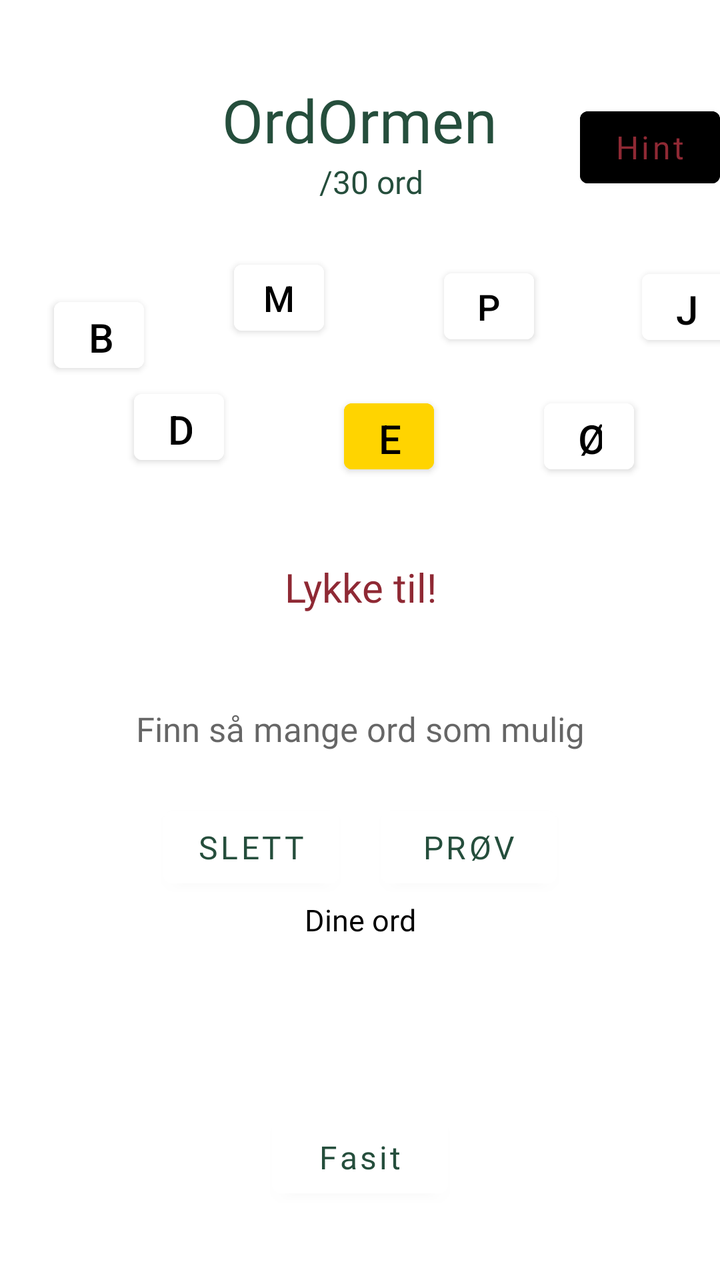
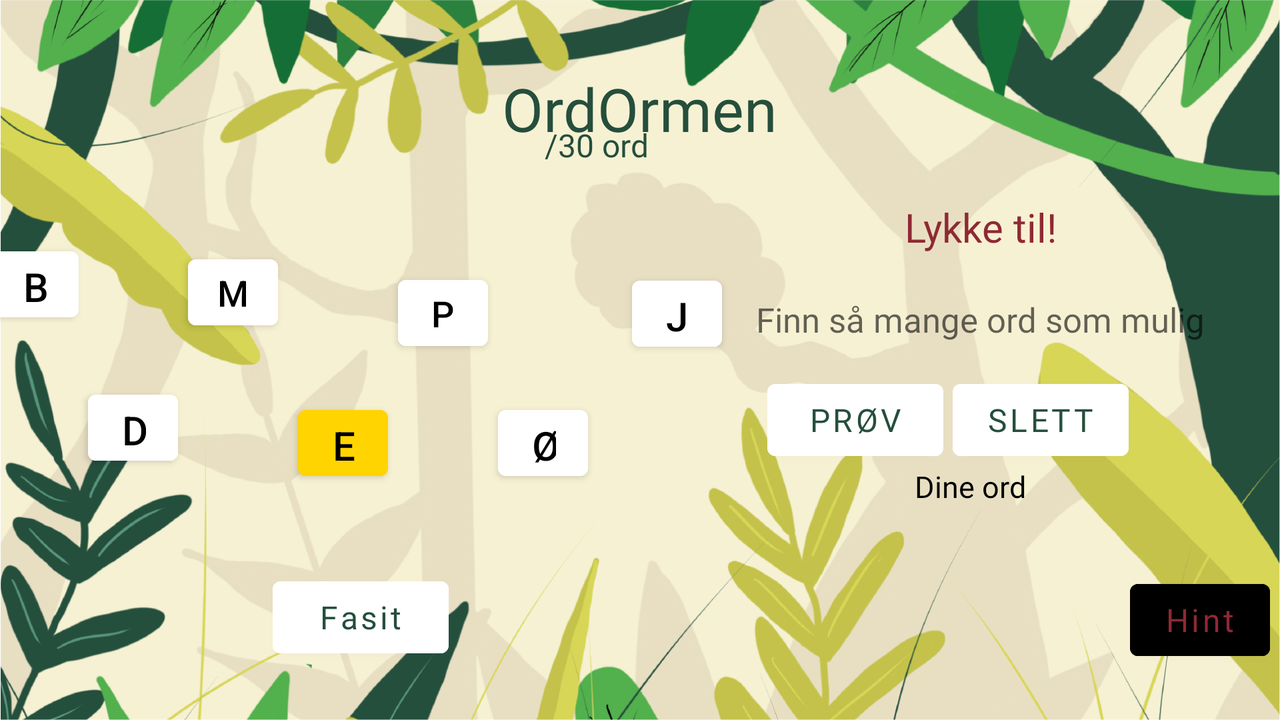

The same Android screen from two of the app's own layout files: first res/layout/ as a phone draws it, then the repository's variant for another configuration, drawn on a device whose configuration selects that folder. Both files follow.
<!-- AndroidManifest.xml: application theme Theme.OrdOrmen2 -->
<!-- res/layout/activity_main.xml -->
<?xml version="1.0" encoding="utf-8"?>
<androidx.constraintlayout.widget.ConstraintLayout xmlns:android="http://schemas.android.com/apk/res/android"
    xmlns:app="http://schemas.android.com/apk/res-auto"
    xmlns:tools="http://schemas.android.com/tools"
    android:layout_width="match_parent"
    android:layout_height="match_parent"
    android:background="@drawable/ordormenback"
    android:fillViewport="true"
    tools:context=".MainActivity">


    <androidx.constraintlayout.widget.ConstraintLayout
        android:id="@+id/buttonsLayout"
        android:layout_width="match_parent"
        android:layout_height="wrap_content"
        android:layout_alignParentBottom="true"
        android:orientation="vertical"
        app:layout_constraintBottom_toBottomOf="parent"
        app:layout_constraintStart_toStartOf="parent"
        app:layout_constraintTop_toTopOf="parent"
        app:layout_constraintVertical_bias="0.718">

    </androidx.constraintlayout.widget.ConstraintLayout>

    <TextView
        android:id="@+id/overskrift"
        style="@style/title"
        android:text="@string/app_name"
        android:layout_marginStart="0dp"
        android:layout_marginTop="0dp"
        android:layout_marginBottom="33dp"
        app:layout_constraintBottom_toBottomOf="parent"
        app:layout_constraintStart_toStartOf="parent"
        app:layout_constraintTop_toTopOf="parent"/>

    <TextView
        android:id="@+id/feilmelding"
        style="@style/tilbakemeldinger"
        android:text="@string/feilmelding0"
        android:layout_marginStart="0dp"
        android:layout_marginTop="280dp"
        android:layout_marginBottom="33dp"
        app:layout_constraintBottom_toBottomOf="parent"
        app:layout_constraintStart_toStartOf="parent"
        app:layout_constraintTop_toTopOf="parent"/>

    <Button
        android:id="@+id/buttonDelete"
        style="@style/delete"
        android:text="@string/slett"
        android:layout_marginStart="0dp"
        android:layout_marginTop="240dp"
        android:layout_marginBottom="33dp"
        app:layout_constraintBottom_toBottomOf="parent"
        app:layout_constraintStart_toStartOf="parent"
        app:layout_constraintTop_toTopOf="parent"/>

    <Button
        android:id="@+id/buttonCheck"
        style="@style/prov"
        android:text="@string/prov"
        android:layout_marginStart="0dp"
        android:layout_marginTop="240dp"
        android:layout_marginBottom="33dp"
        app:layout_constraintBottom_toBottomOf="parent"
        app:layout_constraintStart_toStartOf="parent"
        app:layout_constraintTop_toTopOf="parent"/>

    <TextView
        android:id="@+id/dineOrd"
        style="@style/dineOrd"
        android:text="@string/dineOrd"
        android:layout_marginStart="0dp"
        android:layout_marginTop="50dp"
        android:layout_marginBottom="-800dp"
        app:layout_constraintBottom_toBottomOf="@id/fasiten"
        app:layout_constraintStart_toStartOf="parent"/>

    <Button
        android:id="@+id/buttonHint"
        style="@style/questionMark"
        android:layout_marginStart="290dp"
        android:layout_marginTop="-460dp"
        android:layout_marginBottom="33dp"
        android:text="@string/sprs"
        app:layout_constraintBottom_toBottomOf="parent"
        app:layout_constraintStart_toStartOf="parent"
        android:layout_width="70dp"
        android:layout_height="wrap_content"
        app:layout_constraintTop_toTopOf="parent" />

    <Button
        android:id="@+id/fasiten"
        style="@style/fasit"
        android:layout_marginStart="0dp"
        android:layout_marginTop="550dp"
        android:layout_marginBottom="33dp"
        app:layout_constraintBottom_toBottomOf="parent"
        app:layout_constraintStart_toStartOf="parent"
        app:layout_constraintTop_toTopOf="parent"
        android:text="@string/fasit" />

    <TextView
        android:id="@+id/inputText"
        style="@style/finnOrd"
        android:hint="@string/finnOrd"
        android:inputType="textPersonName"
        android:layout_marginStart="0dp"
        android:layout_marginTop="60dp"
        android:layout_marginBottom="33dp"
        app:layout_constraintBottom_toBottomOf="parent"
        app:layout_constraintStart_toStartOf="parent"
        app:layout_constraintTop_toTopOf="parent"/>


    <Button
        android:id="@+id/buttonB"
        style="@style/bokstavenB"
        android:text="@string/b"
        android:textColor="@color/black"
        app:layout_constraintTop_toTopOf="@id/fasiten"
        android:layout_marginBottom="0dp"
        android:layout_marginLeft="-55dp"
        android:layout_marginTop="-410dp"
        app:layout_constraintStart_toStartOf="@id/buttonDelete"
       />

    <Button
        android:id="@+id/buttonJ"
        style="@style/bokstavenJ"
        android:text="@string/j"
        android:layout_marginStart="210dp"
        android:layout_marginTop="-65dp"
        app:layout_constraintStart_toStartOf="@id/overskrift"
        app:layout_constraintTop_toTopOf="@id/buttonO"/>

    <Button
        android:id="@+id/buttonP"
        style="@style/bokstavenP"
        android:text="@string/p"
        android:layout_marginStart="50dp"
        android:layout_marginTop="55dp"
        app:layout_constraintBottom_toBottomOf="@id/overskrift"
        app:layout_constraintStart_toStartOf="@id/buttonE" />

    <Button
        android:id="@+id/buttonO"
        style="@style/bokstavenO"
        android:text="@string/o"
        android:layout_marginStart="50dp"
        android:layout_marginTop="130dp"
        app:layout_constraintBottom_toBottomOf="@id/buttonP"
        app:layout_constraintStart_toStartOf="@id/buttonP"
        app:layout_constraintTop_toTopOf="@id/buttonP"/>

    <Button
        android:id="@+id/buttonE"
        style="@style/bokstavenE"
        android:text="@string/e"
        android:layout_marginStart="55dp"
        android:layout_marginTop="65dp"
        android:layout_marginBottom="0dp"
        app:layout_constraintStart_toStartOf="@id/buttonM"
        app:layout_constraintTop_toTopOf="@id/buttonP"/>

    <Button
        android:id="@+id/buttonD"
        style="@style/bokstavenD"
        android:text="@string/d"
        android:layout_marginStart="40dp"
        android:layout_marginTop="80dp"
        android:layout_marginBottom="0dp"
        app:layout_constraintBottom_toBottomOf="@id/buttonM"
        app:layout_constraintStart_toStartOf="@id/buttonB" />


    <Button
        android:id="@+id/buttonM"
        style="@style/bokstavenM"
        android:text="@string/m"
        android:layout_marginStart="50dp"
        android:layout_marginTop="-65dp"
        android:layout_marginBottom="0dp"
        app:layout_constraintStart_toStartOf="@id/buttonD"
        app:layout_constraintTop_toTopOf="@id/buttonD"/>

    <androidx.constraintlayout.widget.Guideline
        android:id="@+id/guideline2"
        android:layout_width="wrap_content"
        android:layout_height="wrap_content"
        android:orientation="vertical"
        app:layout_constraintGuide_begin="205dp" />

    <androidx.constraintlayout.widget.Constraints
        android:id="@+id/constraints"
        android:layout_width="match_parent"
        android:layout_height="match_parent"
        android:orientation="vertical" />

    <ImageView
        android:id="@+id/imageView"
        style="@style/flagg"
        android:layout_marginBottom="-30dp"
        android:layout_marginRight="-3dp"
        android:src="@drawable/flagg"
        app:layout_constraintBottom_toBottomOf="@id/sprak"
        app:layout_constraintLeft_toLeftOf="@id/fasiten"
        app:layout_constraintEnd_toEndOf="@id/sprak" />

    <TextView
        android:id="@+id/sprak"
        style="@style/sprak"
        android:text="@string/language"
        android:layout_marginStart="25dp"
        android:layout_marginTop="100dp"
        android:layout_marginBottom="40dp"
        app:layout_constraintBottom_toBottomOf="@id/fasiten"
        app:layout_constraintStart_toStartOf="parent" />


    <ImageView
        android:id="@+id/ormen"
        style="@style/ormen"
        android:src="@drawable/ormen"
        android:layout_marginStart="40dp"
        android:layout_marginTop="90dp"
        android:layout_marginBottom="330dp"
        app:layout_constraintBottom_toBottomOf="parent"
        app:layout_constraintStart_toStartOf="parent"
        app:layout_constraintTop_toTopOf="parent"/>

    <TextView
        android:id="@+id/antallOrd"
        style="@style/antallOrd"
        android:text="@string/antallOrd"
        android:layout_marginStart="-100dp"
        android:layout_marginTop="80dp"
        android:layout_marginBottom="-20dp"
        app:layout_constraintBottom_toBottomOf="@id/overskrift"
        app:layout_constraintStart_toStartOf="@id/overskrift" />

    <ListView
        android:id="@+id/ordFunnet"
        android:layout_width="200dp"
        android:layout_height="61dp"
        android:layout_marginStart="104dp"
        android:layout_marginBottom="80dp"
        app:layout_constraintBottom_toBottomOf="parent"
        app:layout_constraintStart_toStartOf="parent" />


</androidx.constraintlayout.widget.ConstraintLayout>
<!-- resources referenced by this layout -->
<resources>
  <color name="black">#FF000000</color>
  <string name="antallOrd">/30 ord</string>
  <string name="app_name">OrdOrmen</string>
  <string name="b">B</string>
  <string name="d">D</string>
  <string name="dineOrd">Dine ord</string>
  <string name="e">E</string>
  <string name="fasit">Fasit</string>
  <string name="feilmelding0">Lykke til!</string>
  <string name="finnOrd">Finn så mange ord som mulig</string>
  <string name="j">J</string>
  <string name="language">Norsk</string>
  <string name="m">M</string>
  <string name="o">Ø</string>
  <string name="p">P</string>
  <string name="prov">Prøv</string>
  <string name="slett">Slett</string>
  <string name="sprs">Hint</string>
  <style name="bokstavenB">
          <item name="android:layout_width">45dp</item>
          <item name="android:layout_height">45dp</item>
          <item name="android:textColor">@color/black</item>
          <item name="android:backgroundTint">@color/white</item>
          <item name="android:textSize">20dp</item>
          <item name="android:buttonCornerRadius">100dp</item>
          <item name="layout_constraintVertical_bias">0.220</item>
          <item name="layout_constraintHorizontal_bias">0.11</item>
  
      </style>
  <style name="bokstavenD">
          <item name="android:layout_width">45dp</item>
          <item name="android:layout_height">45dp</item>
          <item name="android:textColor">@color/black</item>
          <item name="android:backgroundTint">@color/white</item>
          <item name="android:textSize">20dp</item>
          <item name="android:buttonCornerRadius">100dp</item>
          <item name="layout_constraintLeft_toRightOf">@+id/buttonP</item>
          <item name="layout_constraintTop_toBottomOf">@+id/buttonP</item>
          <item name="android:layout_marginStart">5dp</item>
          <item name="android:layout_marginTop">20dp</item>
      </style>
  <style name="sprak">
          <item name="android:layout_width">wrap_content</item>
          <item name="android:layout_height">wrap_content</item>
          <item name="android:layout_marginBottom">40dp</item>
          <item name="android:textColor">@color/white</item>
          <item name="android:adjustViewBounds">true</item>
          <item name="layout_constraintBottom_toBottomOf">@+id/fasiten</item>
          <item name="layout_constraintHorizontal_bias">0.05</item>
          <item name="layout_constraintLeft_toLeftOf">parent</item>
          <item name="layout_constraintRight_toRightOf">parent</item>
      </style>
  <style name="tilbakemeldinger">
          <item name="android:layout_width">match_parent</item>
          <item name="android:layout_height">match_parent</item>
          <item name="android:textSize">20dp</item>
          <item name="fontFamily">@font/bakso_sapi</item>
          <item name="android:textColor">@color/red</item>
          <item name="android:textAlignment">center</item>
          <item name="android:layout_marginTop">325dp</item>
      </style>
  <style name="Theme.OrdOrmen2" parent="Theme.MaterialComponents.DayNight.DarkActionBar">
          
          <item name="colorPrimary">@color/purple_500</item>
          <item name="colorPrimaryVariant">@color/purple_700</item>
          <item name="colorOnPrimary">@color/white</item>
          
          <item name="colorSecondary">@color/teal_200</item>
          <item name="colorSecondaryVariant">@color/teal_700</item>
          <item name="colorOnSecondary">@color/black</item>
          
          <item name="android:statusBarColor" tools:targetApi="l">?attr/colorPrimaryVariant</item>
          
      </style>
  <color name="green">#254E3C</color>
  <color name="white">#FFFFFFFF</color>
  <color name="yellow">#FFD400</color>
  <color name="red">#8F2934</color>
  <color name="purple_500">#FF6200EE</color>
  <color name="purple_700">#FF3700B3</color>
  <color name="teal_200">#FF03DAC5</color>
  <color name="teal_700">#FF018786</color>
</resources>
<!-- res/layout-land/activity_main.xml (the repository's variant of the layout above) -->
<!-- drawn on the phone turned sideways -->
<?xml version="1.0" encoding="utf-8"?>
<androidx.constraintlayout.widget.ConstraintLayout xmlns:android="http://schemas.android.com/apk/res/android"
    android:layout_width="match_parent"
    android:layout_height="match_parent">

    <androidx.constraintlayout.widget.ConstraintLayout xmlns:android="http://schemas.android.com/apk/res/android"
        xmlns:app="http://schemas.android.com/apk/res-auto"
        xmlns:tools="http://schemas.android.com/tools"
        android:layout_width="match_parent"
        android:layout_height="match_parent"
        android:background="@drawable/ordomen_liggende_bakgrunn"
        android:fillViewport="true"
        tools:context=".MainActivity">


        <androidx.constraintlayout.widget.ConstraintLayout
            android:id="@+id/buttonsLayout"
            android:layout_width="match_parent"
            android:layout_height="wrap_content"
            android:layout_alignParentBottom="true"
            android:orientation="vertical"
            app:layout_constraintBottom_toBottomOf="parent"
            app:layout_constraintStart_toStartOf="parent"
            app:layout_constraintTop_toTopOf="parent"
            app:layout_constraintVertical_bias="0.718">

        </androidx.constraintlayout.widget.ConstraintLayout>

        <TextView
            android:id="@+id/overskrift"
            style="@style/title"
            android:text="@string/app_name"
            android:layout_marginStart="0dp"
            android:layout_marginTop="15dp"
            android:layout_marginBottom="33dp"
            app:layout_constraintBottom_toBottomOf="parent"
            app:layout_constraintStart_toStartOf="parent"
            app:layout_constraintTop_toTopOf="parent"/>

        <TextView
            android:id="@+id/feilmelding"
            style="@style/tilbakemeldinger"
            android:text="@string/feilmelding0"
            android:layout_marginStart="340dp"
            android:layout_marginTop="100dp"
            android:layout_marginBottom="0dp"
            app:layout_constraintBottom_toBottomOf="parent"
            app:layout_constraintStart_toStartOf="parent"
            app:layout_constraintTop_toTopOf="parent"/>

        <Button
            android:id="@+id/buttonHint"
            style="@style/questionMark"
            android:layout_marginStart="560dp"
            android:layout_marginTop="260dp"
            android:text="@string/sprs"
            app:layout_constraintBottom_toBottomOf="parent"
            app:layout_constraintStart_toStartOf="parent"
            android:layout_width="70dp"
            android:layout_height="wrap_content"
            app:layout_constraintTop_toTopOf="parent" />

        <Button
            android:id="@+id/buttonDelete"
            style="@style/delete"
            android:text="@string/slett"
            android:layout_marginStart="60dp"
            android:layout_marginTop="60dp"
            android:layout_marginBottom="0dp"
            app:layout_constraintBottom_toBottomOf="parent"
            app:layout_constraintStart_toStartOf="@id/buttonCheck"
            app:layout_constraintTop_toTopOf="parent"/>

        <Button
            android:id="@+id/buttonCheck"
            style="@style/prov"
            android:text="@string/prov"
            android:layout_marginStart="-10dp"
            android:layout_marginTop="130dp"
            android:layout_marginBottom="70dp"
            app:layout_constraintBottom_toBottomOf="parent"
            app:layout_constraintStart_toStartOf="parent"
            app:layout_constraintTop_toTopOf="parent"/>

        <TextView
            android:id="@+id/dineOrd"
            style="@style/dineOrd"
            android:text="@string/dineOrd"
            android:layout_marginStart="330dp"
            android:layout_marginTop="-70dp"
            android:layout_marginBottom="-600dp"
            app:layout_constraintBottom_toBottomOf="@id/feilmelding"
            app:layout_constraintStart_toStartOf="parent"/>

        <Button
            android:id="@+id/fasiten"
            style="@style/fasit"
            android:layout_marginStart="-280dp"
            android:layout_marginTop="290dp"
            android:layout_marginBottom="33dp"
            app:layout_constraintBottom_toBottomOf="parent"
            app:layout_constraintStart_toStartOf="parent"
            app:layout_constraintTop_toTopOf="parent"
            android:text="@string/fasit" />


        android:layout_width="match_parent"
        android:layout_height="match_parent"
        android:id="@+id/constraintLayout2">

        <TextView
            android:id="@+id/inputText"
            style="@style/finnOrd"
            android:hint="@string/finnOrd"
            android:inputType="textPersonName"
            android:layout_marginLeft="340dp"
            android:layout_marginTop="-50dp"
            android:layout_marginBottom="33dp"
            app:layout_constraintBottom_toBottomOf="parent"
            app:layout_constraintStart_toStartOf="parent"
            app:layout_constraintTop_toTopOf="parent"/>


        <Button
            android:id="@+id/buttonB"
            style="@style/bokstavenB"
            android:text="@string/b"
            android:textColor="@color/black"
            app:layout_constraintTop_toTopOf="@id/fasiten"
            android:layout_marginLeft="-390dp"
            android:layout_marginTop="-178dp"
            android:layout_marginBottom="-20dp"
            app:layout_constraintBottom_toBottomOf="@id/ormen"
            app:layout_constraintStart_toStartOf="@id/buttonCheck"
            />

        <Button
            android:id="@+id/buttonJ"
            style="@style/bokstavenJ"
            android:text="@string/j"
            android:layout_marginStart="65dp"
            android:layout_marginTop="-65dp"
            app:layout_constraintStart_toStartOf="@id/overskrift"
            app:layout_constraintTop_toTopOf="@id/buttonO"/>

        <Button
            android:id="@+id/buttonP"
            style="@style/bokstavenP"
            android:text="@string/p"
            android:layout_marginStart="50dp"
            android:layout_marginTop="70dp"
            app:layout_constraintBottom_toBottomOf="@id/overskrift"
            app:layout_constraintStart_toStartOf="@id/buttonE" />

        <Button
            android:id="@+id/buttonO"
            style="@style/bokstavenO"
            android:text="@string/o"
            android:layout_marginStart="50dp"
            android:layout_marginTop="130dp"
            app:layout_constraintBottom_toBottomOf="@id/buttonP"
            app:layout_constraintStart_toStartOf="@id/buttonP"
            app:layout_constraintTop_toTopOf="@id/buttonP"/>

        <Button
            android:id="@+id/buttonE"
            style="@style/bokstavenE"
            android:text="@string/e"
            android:layout_marginStart="55dp"
            android:layout_marginTop="65dp"
            android:layout_marginBottom="0dp"
            app:layout_constraintStart_toStartOf="@id/buttonM"
            app:layout_constraintTop_toTopOf="@id/buttonP"/>

        <Button
            android:id="@+id/buttonD"
            style="@style/bokstavenD"
            android:text="@string/d"
            android:layout_marginStart="50dp"
            android:layout_marginTop="80dp"
            android:layout_marginBottom="0dp"
            app:layout_constraintBottom_toBottomOf="@id/buttonM"
            app:layout_constraintStart_toStartOf="@id/buttonB" />

        <Button
            android:id="@+id/buttonM"
            style="@style/bokstavenM"
            android:text="@string/m"
            android:layout_marginStart="50dp"
            android:layout_marginTop="-68dp"
            android:layout_marginBottom="0dp"
            app:layout_constraintStart_toStartOf="@id/buttonD"
            app:layout_constraintTop_toTopOf="@id/buttonD"/>

        <androidx.constraintlayout.widget.Guideline
            android:id="@+id/guideline2"
            android:layout_width="wrap_content"
            android:layout_height="wrap_content"
            android:orientation="vertical"
            app:layout_constraintGuide_begin="205dp" />

        <androidx.constraintlayout.widget.Constraints
            android:id="@+id/constraints"
            android:layout_width="match_parent"
            android:layout_height="match_parent"
            android:orientation="vertical" />

        <ImageView
            android:id="@+id/imageView"
            style="@style/flagg"
            android:layout_marginBottom="30dp"
            android:layout_marginRight="-3dp"
            android:src="@drawable/flagg"
            app:layout_constraintBottom_toBottomOf="@id/sprak"
            app:layout_constraintLeft_toLeftOf="@id/fasiten"
            app:layout_constraintEnd_toEndOf="@id/sprak" />

        <TextView
            android:id="@+id/sprak"
            style="@style/sprak"
            android:layout_marginStart="65dp"
            android:textColor="@color/black"
            android:layout_marginTop="30dp"
            android:layout_marginBottom="-30dp"
            app:layout_constraintTop_toTopOf="@id/imageView"
            app:layout_constraintStart_toStartOf="parent" />


        <ImageView
            android:id="@+id/ormen"
            style="@style/ormen"
            android:src="@drawable/ormen"
            android:layout_marginStart="30dp"
            android:layout_marginTop="20dp"
            app:layout_constraintBottom_toBottomOf="parent"
            app:layout_constraintStart_toStartOf="parent"
            app:layout_constraintTop_toTopOf="parent"/>

        <TextView
            android:id="@+id/antallOrd"
            style="@style/antallOrd"
            android:text="@string/antallOrd"
            android:layout_marginStart="-520dp"
            android:layout_marginTop="60dp"
            android:layout_marginBottom="-20dp"
            app:layout_constraintBottom_toBottomOf="@id/overskrift"
            app:layout_constraintStart_toStartOf="@id/buttonDelete" />

        <ListView
            android:id="@+id/ordFunnet"
            android:layout_width="200dp"
            android:layout_height="61dp"
            android:layout_marginStart="430dp"
            android:layout_marginBottom="35dp"
            app:layout_constraintBottom_toBottomOf="parent"
            app:layout_constraintStart_toStartOf="parent" />


    </androidx.constraintlayout.widget.ConstraintLayout>

</androidx.constraintlayout.widget.ConstraintLayout>
<!-- resources referenced by the variant -->
<!-- as the phone turned sideways resolves them -->
<resources>
  <color name="black">#FF000000</color>
  <string name="antallOrd">/30 ord</string>
  <string name="app_name">OrdOrmen</string>
  <string name="b">B</string>
  <string name="d">D</string>
  <string name="dineOrd">Dine ord</string>
  <string name="e">E</string>
  <string name="fasit">Fasit</string>
  <string name="feilmelding0">Lykke til!</string>
  <string name="finnOrd">Finn så mange ord som mulig</string>
  <string name="j">J</string>
  <string name="m">M</string>
  <string name="o">Ø</string>
  <string name="p">P</string>
  <string name="prov">Prøv</string>
  <string name="slett">Slett</string>
  <string name="sprs">Hint</string>
  <style name="bokstavenB">
          <item name="android:layout_width">45dp</item>
          <item name="android:layout_height">45dp</item>
          <item name="android:textColor">@color/black</item>
          <item name="android:backgroundTint">@color/white</item>
          <item name="android:textSize">20dp</item>
          <item name="android:buttonCornerRadius">100dp</item>
          <item name="layout_constraintVertical_bias">0.220</item>
          <item name="layout_constraintHorizontal_bias">0.11</item>
  
      </style>
  <style name="bokstavenD">
          <item name="android:layout_width">45dp</item>
          <item name="android:layout_height">45dp</item>
          <item name="android:textColor">@color/black</item>
          <item name="android:backgroundTint">@color/white</item>
          <item name="android:textSize">20dp</item>
          <item name="android:buttonCornerRadius">100dp</item>
          <item name="layout_constraintLeft_toRightOf">@+id/buttonP</item>
          <item name="layout_constraintTop_toBottomOf">@+id/buttonP</item>
          <item name="android:layout_marginStart">5dp</item>
          <item name="android:layout_marginTop">20dp</item>
      </style>
  <style name="sprak">
          <item name="android:layout_width">wrap_content</item>
          <item name="android:layout_height">wrap_content</item>
          <item name="android:layout_marginBottom">40dp</item>
          <item name="android:textColor">@color/white</item>
          <item name="android:adjustViewBounds">true</item>
          <item name="layout_constraintBottom_toBottomOf">@+id/fasiten</item>
          <item name="layout_constraintHorizontal_bias">0.05</item>
          <item name="layout_constraintLeft_toLeftOf">parent</item>
          <item name="layout_constraintRight_toRightOf">parent</item>
      </style>
  <style name="tilbakemeldinger">
          <item name="android:layout_width">match_parent</item>
          <item name="android:layout_height">match_parent</item>
          <item name="android:textSize">20dp</item>
          <item name="fontFamily">@font/bakso_sapi</item>
          <item name="android:textColor">@color/red</item>
          <item name="android:textAlignment">center</item>
          <item name="android:layout_marginTop">325dp</item>
      </style>
  <style name="Theme.OrdOrmen2" parent="Theme.MaterialComponents.DayNight.DarkActionBar">
          
          <item name="colorPrimary">@color/purple_500</item>
          <item name="colorPrimaryVariant">@color/purple_700</item>
          <item name="colorOnPrimary">@color/white</item>
          
          <item name="colorSecondary">@color/teal_200</item>
          <item name="colorSecondaryVariant">@color/teal_700</item>
          <item name="colorOnSecondary">@color/black</item>
          
          <item name="android:statusBarColor" tools:targetApi="l">?attr/colorPrimaryVariant</item>
          
      </style>
  <color name="green">#254E3C</color>
  <color name="white">#FFFFFFFF</color>
  <color name="yellow">#FFD400</color>
  <color name="red">#8F2934</color>
  <color name="purple_500">#FF6200EE</color>
  <color name="purple_700">#FF3700B3</color>
  <color name="teal_200">#FF03DAC5</color>
  <color name="teal_700">#FF018786</color>
</resources>
